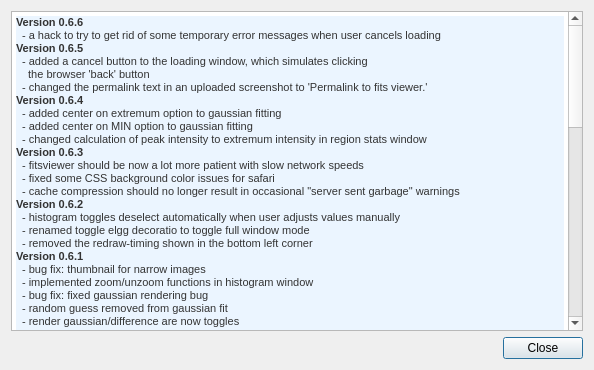
<?xml version="1.0" encoding="UTF-8"?>
<ui version="4.0">
 <class>ChangeLogDialog</class>
 <widget class="QDialog" name="ChangeLogDialog">
  <property name="geometry">
   <rect>
    <x>0</x>
    <y>0</y>
    <width>590</width>
    <height>370</height>
   </rect>
  </property>
  <property name="windowTitle">
   <string>Change Log</string>
  </property>
  <layout class="QVBoxLayout" name="verticalLayout">
   <item>
    <widget class="QTextEdit" name="textEdit">
     <property name="minimumSize">
      <size>
       <width>572</width>
       <height>319</height>
      </size>
     </property>
     <property name="lineWrapMode">
      <enum>QTextEdit::NoWrap</enum>
     </property>
     <property name="readOnly">
      <bool>true</bool>
     </property>
     <property name="html">
      <string>&lt;!DOCTYPE HTML PUBLIC &quot;-//W3C//DTD HTML 4.0//EN&quot; &quot;http://www.w3.org/TR/REC-html40/strict.dtd&quot;&gt;
&lt;html&gt;&lt;head&gt;&lt;meta name=&quot;qrichtext&quot; content=&quot;1&quot; /&gt;&lt;style type=&quot;text/css&quot;&gt;
p, li { white-space: pre-wrap; }
&lt;/style&gt;&lt;/head&gt;&lt;body style=&quot; font-family:'Arial'; font-size:10pt; font-weight:400; font-style:normal;&quot;&gt;
&lt;p style=&quot; margin-top:0px; margin-bottom:0px; margin-left:0px; margin-right:0px; -qt-block-indent:0; text-indent:0px; background-color:#ebf5ff;&quot;&gt;&lt;span style=&quot; font-family:'LiberationMono'; font-size:8pt; font-weight:600; color:#333333;&quot;&gt;Version 0.6.6&lt;/span&gt;&lt;/p&gt;
&lt;p style=&quot; margin-top:0px; margin-bottom:0px; margin-left:0px; margin-right:0px; -qt-block-indent:0; text-indent:0px; background-color:#ebf5ff;&quot;&gt;&lt;span style=&quot; font-family:'LiberationMono'; font-size:8pt; color:#333333;&quot;&gt;  - a hack to try to get rid of some temporary error messages when user cancels loading&lt;/span&gt;&lt;/p&gt;
&lt;p style=&quot; margin-top:0px; margin-bottom:0px; margin-left:0px; margin-right:0px; -qt-block-indent:0; text-indent:0px; background-color:#ebf5ff;&quot;&gt;&lt;span style=&quot; font-family:'LiberationMono'; font-size:8pt; font-weight:600; color:#333333;&quot;&gt;Version 0.6.5&lt;/span&gt;&lt;/p&gt;
&lt;p style=&quot; margin-top:0px; margin-bottom:0px; margin-left:0px; margin-right:0px; -qt-block-indent:0; text-indent:0px; background-color:#ebf5ff;&quot;&gt;&lt;span style=&quot; font-family:'LiberationMono'; font-size:8pt; color:#333333;&quot;&gt;  - added a cancel button to the loading window, which simulates clicking&lt;/span&gt;&lt;/p&gt;
&lt;p style=&quot; margin-top:0px; margin-bottom:0px; margin-left:0px; margin-right:0px; -qt-block-indent:0; text-indent:0px; background-color:#ebf5ff;&quot;&gt;&lt;span style=&quot; font-family:'LiberationMono'; font-size:8pt; color:#333333;&quot;&gt;    the browser 'back' button&lt;/span&gt;&lt;/p&gt;
&lt;p style=&quot; margin-top:0px; margin-bottom:0px; margin-left:0px; margin-right:0px; -qt-block-indent:0; text-indent:0px; background-color:#ebf5ff;&quot;&gt;&lt;span style=&quot; font-family:'LiberationMono'; font-size:8pt; color:#333333;&quot;&gt;  - changed the permalink text in an uploaded screenshot to 'Permalink to fits viewer.'&lt;/span&gt;&lt;/p&gt;
&lt;p style=&quot; margin-top:0px; margin-bottom:0px; margin-left:0px; margin-right:0px; -qt-block-indent:0; text-indent:0px; background-color:#ebf5ff;&quot;&gt;&lt;span style=&quot; font-family:'LiberationMono'; font-size:8pt; font-weight:600; color:#333333;&quot;&gt;Version 0.6.4&lt;/span&gt;&lt;/p&gt;
&lt;p style=&quot; margin-top:0px; margin-bottom:0px; margin-left:0px; margin-right:0px; -qt-block-indent:0; text-indent:0px; background-color:#ebf5ff;&quot;&gt;&lt;span style=&quot; font-family:'LiberationMono'; font-size:8pt; color:#333333;&quot;&gt;  - added center on extremum option to gaussian fitting&lt;/span&gt;&lt;/p&gt;
&lt;p style=&quot; margin-top:0px; margin-bottom:0px; margin-left:0px; margin-right:0px; -qt-block-indent:0; text-indent:0px; background-color:#ebf5ff;&quot;&gt;&lt;span style=&quot; font-family:'LiberationMono'; font-size:8pt; color:#333333;&quot;&gt;  - added center on MIN option to gaussian fitting&lt;/span&gt;&lt;/p&gt;
&lt;p style=&quot; margin-top:0px; margin-bottom:0px; margin-left:0px; margin-right:0px; -qt-block-indent:0; text-indent:0px; background-color:#ebf5ff;&quot;&gt;&lt;span style=&quot; font-family:'LiberationMono'; font-size:8pt; color:#333333;&quot;&gt;  - changed calculation of peak intensity to extremum intensity in region stats window&lt;/span&gt;&lt;/p&gt;
&lt;p style=&quot; margin-top:0px; margin-bottom:0px; margin-left:0px; margin-right:0px; -qt-block-indent:0; text-indent:0px; background-color:#ebf5ff;&quot;&gt;&lt;span style=&quot; font-family:'LiberationMono'; font-size:8pt; font-weight:600; color:#333333;&quot;&gt;Version 0.6.3&lt;/span&gt;&lt;/p&gt;
&lt;p style=&quot; margin-top:0px; margin-bottom:0px; margin-left:0px; margin-right:0px; -qt-block-indent:0; text-indent:0px; background-color:#ebf5ff;&quot;&gt;&lt;span style=&quot; font-family:'LiberationMono'; font-size:8pt; color:#333333;&quot;&gt;  - fitsviewer should be now a lot more patient with slow network speeds&lt;/span&gt;&lt;/p&gt;
&lt;p style=&quot; margin-top:0px; margin-bottom:0px; margin-left:0px; margin-right:0px; -qt-block-indent:0; text-indent:0px; background-color:#ebf5ff;&quot;&gt;&lt;span style=&quot; font-family:'LiberationMono'; font-size:8pt; color:#333333;&quot;&gt;  - fixed some CSS background color issues for safari&lt;/span&gt;&lt;/p&gt;
&lt;p style=&quot; margin-top:0px; margin-bottom:0px; margin-left:0px; margin-right:0px; -qt-block-indent:0; text-indent:0px; background-color:#ebf5ff;&quot;&gt;&lt;span style=&quot; font-family:'LiberationMono'; font-size:8pt; color:#333333;&quot;&gt;  - cache compression should no longer result in occasional &amp;quot;server sent garbage&amp;quot; warnings&lt;/span&gt;&lt;/p&gt;
&lt;p style=&quot; margin-top:0px; margin-bottom:0px; margin-left:0px; margin-right:0px; -qt-block-indent:0; text-indent:0px; background-color:#ebf5ff;&quot;&gt;&lt;span style=&quot; font-family:'LiberationMono'; font-size:8pt; font-weight:600; color:#333333;&quot;&gt;Version 0.6.2&lt;/span&gt;&lt;/p&gt;
&lt;p style=&quot; margin-top:0px; margin-bottom:0px; margin-left:0px; margin-right:0px; -qt-block-indent:0; text-indent:0px; background-color:#ebf5ff;&quot;&gt;&lt;span style=&quot; font-family:'LiberationMono'; font-size:8pt; color:#333333;&quot;&gt;  - histogram toggles deselect automatically when user adjusts values manually&lt;/span&gt;&lt;/p&gt;
&lt;p style=&quot; margin-top:0px; margin-bottom:0px; margin-left:0px; margin-right:0px; -qt-block-indent:0; text-indent:0px; background-color:#ebf5ff;&quot;&gt;&lt;span style=&quot; font-family:'LiberationMono'; font-size:8pt; color:#333333;&quot;&gt;  - renamed toggle elgg decoratio to toggle full window mode&lt;/span&gt;&lt;/p&gt;
&lt;p style=&quot; margin-top:0px; margin-bottom:0px; margin-left:0px; margin-right:0px; -qt-block-indent:0; text-indent:0px; background-color:#ebf5ff;&quot;&gt;&lt;span style=&quot; font-family:'LiberationMono'; font-size:8pt; color:#333333;&quot;&gt;  - removed the redraw-timing shown in the bottom left corner&lt;/span&gt;&lt;/p&gt;
&lt;p style=&quot; margin-top:0px; margin-bottom:0px; margin-left:0px; margin-right:0px; -qt-block-indent:0; text-indent:0px; background-color:#ebf5ff;&quot;&gt;&lt;span style=&quot; font-family:'LiberationMono'; font-size:8pt; font-weight:600; color:#333333;&quot;&gt;Version 0.6.1&lt;/span&gt;&lt;/p&gt;
&lt;p style=&quot; margin-top:0px; margin-bottom:0px; margin-left:0px; margin-right:0px; -qt-block-indent:0; text-indent:0px; background-color:#ebf5ff;&quot;&gt;&lt;span style=&quot; font-family:'LiberationMono'; font-size:8pt; color:#333333;&quot;&gt;  - bug fix: thumbnail for narrow images&lt;/span&gt;&lt;/p&gt;
&lt;p style=&quot; margin-top:0px; margin-bottom:0px; margin-left:0px; margin-right:0px; -qt-block-indent:0; text-indent:0px; background-color:#ebf5ff;&quot;&gt;&lt;span style=&quot; font-family:'LiberationMono'; font-size:8pt; color:#333333;&quot;&gt;  - implemented zoom/unzoom functions in histogram window&lt;/span&gt;&lt;/p&gt;
&lt;p style=&quot; margin-top:0px; margin-bottom:0px; margin-left:0px; margin-right:0px; -qt-block-indent:0; text-indent:0px; background-color:#ebf5ff;&quot;&gt;&lt;span style=&quot; font-family:'LiberationMono'; font-size:8pt; color:#333333;&quot;&gt;  - bug fix: fixed gaussian rendering bug&lt;/span&gt;&lt;/p&gt;
&lt;p style=&quot; margin-top:0px; margin-bottom:0px; margin-left:0px; margin-right:0px; -qt-block-indent:0; text-indent:0px; background-color:#ebf5ff;&quot;&gt;&lt;span style=&quot; font-family:'LiberationMono'; font-size:8pt; color:#333333;&quot;&gt;  - random guess removed from gaussian fit&lt;/span&gt;&lt;/p&gt;
&lt;p style=&quot; margin-top:0px; margin-bottom:0px; margin-left:0px; margin-right:0px; -qt-block-indent:0; text-indent:0px; background-color:#ebf5ff;&quot;&gt;&lt;span style=&quot; font-family:'LiberationMono'; font-size:8pt; color:#333333;&quot;&gt;  - render gaussian/difference are now toggles&lt;/span&gt;&lt;/p&gt;
&lt;p style=&quot; margin-top:0px; margin-bottom:0px; margin-left:0px; margin-right:0px; -qt-block-indent:0; text-indent:0px; background-color:#ebf5ff;&quot;&gt;&lt;span style=&quot; font-family:'LiberationMono'; font-size:8pt; color:#333333;&quot;&gt;  - default initial guess is now center on max in gaussian fit&lt;/span&gt;&lt;/p&gt;
&lt;p style=&quot; margin-top:0px; margin-bottom:0px; margin-left:0px; margin-right:0px; -qt-block-indent:0; text-indent:0px; background-color:#ebf5ff;&quot;&gt;&lt;span style=&quot; font-family:'LiberationMono'; font-size:8pt; color:#333333;&quot;&gt;  - added units to total flux density in stats window&lt;/span&gt;&lt;/p&gt;
&lt;p style=&quot; margin-top:0px; margin-bottom:0px; margin-left:0px; margin-right:0px; -qt-block-indent:0; text-indent:0px; background-color:#ebf5ff;&quot;&gt;&lt;span style=&quot; font-family:'LiberationMono'; font-size:8pt; color:#333333;&quot;&gt;  - sizes of windows should now be identical across browsers/OSs by using embedded fonts&lt;/span&gt;&lt;/p&gt;
&lt;p style=&quot; margin-top:0px; margin-bottom:0px; margin-left:0px; margin-right:0px; -qt-block-indent:0; text-indent:0px; background-color:#ebf5ff;&quot;&gt;&lt;span style=&quot; font-family:'LiberationMono'; font-size:8pt; color:#333333;&quot;&gt;  - changed error to RMS in gaussian window&lt;/span&gt;&lt;/p&gt;
&lt;p style=&quot; margin-top:0px; margin-bottom:0px; margin-left:0px; margin-right:0px; -qt-block-indent:0; text-indent:0px; background-color:#ebf5ff;&quot;&gt;&lt;span style=&quot; font-family:'LiberationMono'; font-size:8pt; color:#333333;&quot;&gt;  - changed formatting of the results in gaussian window&lt;/span&gt;&lt;/p&gt;
&lt;p style=&quot; margin-top:0px; margin-bottom:0px; margin-left:0px; margin-right:0px; -qt-block-indent:0; text-indent:0px; background-color:#ebf5ff;&quot;&gt;&lt;span style=&quot; font-family:'LiberationMono'; font-size:8pt; font-weight:600; color:#333333;&quot;&gt;Version 0.6.0&lt;/span&gt;&lt;/p&gt;
&lt;p style=&quot; margin-top:0px; margin-bottom:0px; margin-left:0px; margin-right:0px; -qt-block-indent:0; text-indent:0px; background-color:#ebf5ff;&quot;&gt;&lt;span style=&quot; font-family:'LiberationMono'; font-size:8pt; color:#333333;&quot;&gt;  - storing data as 2d array instead of 1d, allowing for larger FITS images&lt;/span&gt;&lt;/p&gt;
&lt;p style=&quot; margin-top:0px; margin-bottom:0px; margin-left:0px; margin-right:0px; -qt-block-indent:0; text-indent:0px; background-color:#ebf5ff;&quot;&gt;&lt;span style=&quot; font-family:'LiberationMono'; font-size:8pt; color:#333333;&quot;&gt;  - implemented fits loader, now loading all data as AJAX&lt;/span&gt;&lt;/p&gt;
&lt;p style=&quot; margin-top:0px; margin-bottom:0px; margin-left:0px; margin-right:0px; -qt-block-indent:0; text-indent:0px; background-color:#ebf5ff;&quot;&gt;&lt;span style=&quot; font-family:'LiberationMono'; font-size:8pt; color:#333333;&quot;&gt;  - while loading fits viewer, a thumbnail of the loaded data is displayed&lt;/span&gt;&lt;/p&gt;
&lt;p style=&quot; margin-top:0px; margin-bottom:0px; margin-left:0px; margin-right:0px; -qt-block-indent:0; text-indent:0px; background-color:#ebf5ff;&quot;&gt;&lt;span style=&quot; font-family:'LiberationMono'; font-size:8pt; color:#333333;&quot;&gt;  - thumbnail calculation is now extraordinarily memory-efficient&lt;/span&gt;&lt;/p&gt;
&lt;p style=&quot; margin-top:0px; margin-bottom:0px; margin-left:0px; margin-right:0px; -qt-block-indent:0; text-indent:0px; background-color:#ebf5ff;&quot;&gt;&lt;span style=&quot; font-family:'LiberationMono'; font-size:8pt; color:#333333;&quot;&gt;  - clicking in thumbnail now centers the clicked pixel on the screen&lt;/span&gt;&lt;/p&gt;
&lt;p style=&quot; margin-top:0px; margin-bottom:0px; margin-left:0px; margin-right:0px; -qt-block-indent:0; text-indent:0px; background-color:#ebf5ff;&quot;&gt;&lt;span style=&quot; font-family:'LiberationMono'; font-size:8pt; color:#333333;&quot;&gt;  - dragging in thumbnail now pans the image&lt;/span&gt;&lt;/p&gt;
&lt;p style=&quot; margin-top:0px; margin-bottom:0px; margin-left:0px; margin-right:0px; -qt-block-indent:0; text-indent:0px; background-color:#ebf5ff;&quot;&gt;&lt;span style=&quot; font-family:'LiberationMono'; font-size:8pt; color:#333333;&quot;&gt;  - elgg decoration toggle is now saved as a cookie (last choice is stored)&lt;/span&gt;&lt;/p&gt;
&lt;p style=&quot; margin-top:0px; margin-bottom:0px; margin-left:0px; margin-right:0px; -qt-block-indent:0; text-indent:0px; background-color:#ebf5ff;&quot;&gt;&lt;span style=&quot; font-family:'LiberationMono'; font-size:8pt; color:#333333;&quot;&gt;  - server now stores the JS cache on disk as compressed, resulting in less storage,&lt;/span&gt;&lt;/p&gt;
&lt;p style=&quot; margin-top:0px; margin-bottom:0px; margin-left:0px; margin-right:0px; -qt-block-indent:0; text-indent:0px; background-color:#ebf5ff;&quot;&gt;&lt;span style=&quot; font-family:'LiberationMono'; font-size:8pt; color:#333333;&quot;&gt;    faster loads, less server CPU (since it used to compress this on the fly)&lt;/span&gt;&lt;/p&gt;
&lt;p style=&quot; margin-top:0px; margin-bottom:0px; margin-left:0px; margin-right:0px; -qt-block-indent:0; text-indent:0px; background-color:#ebf5ff;&quot;&gt;&lt;span style=&quot; font-family:'LiberationMono'; font-size:8pt; color:#333333;&quot;&gt;  - more colormap options&lt;/span&gt;&lt;/p&gt;
&lt;p style=&quot; margin-top:0px; margin-bottom:0px; margin-left:0px; margin-right:0px; -qt-block-indent:0; text-indent:0px; background-color:#ebf5ff;&quot;&gt;&lt;span style=&quot; font-family:'LiberationMono'; font-size:8pt; color:#333333;&quot;&gt;  - when new version of fitsviewer is available, browser side caching is circumvented&lt;/span&gt;&lt;/p&gt;
&lt;p style=&quot; margin-top:0px; margin-bottom:0px; margin-left:0px; margin-right:0px; -qt-block-indent:0; text-indent:0px; background-color:#ebf5ff;&quot;&gt;&lt;span style=&quot; font-family:'LiberationMono'; font-size:8pt; color:#333333;&quot;&gt;    so that the new version should always load&lt;/span&gt;&lt;/p&gt;
&lt;p style=&quot; margin-top:0px; margin-bottom:0px; margin-left:0px; margin-right:0px; -qt-block-indent:0; text-indent:0px; background-color:#ebf5ff;&quot;&gt;&lt;span style=&quot; font-family:'LiberationMono'; font-size:8pt; color:#333333;&quot;&gt;  - fixed permalink update in the url so that it does not get saved in browser history&lt;/span&gt;&lt;/p&gt;
&lt;p style=&quot; margin-top:0px; margin-bottom:0px; margin-left:0px; margin-right:0px; -qt-block-indent:0; text-indent:0px; background-color:#ebf5ff;&quot;&gt;&lt;span style=&quot; font-family:'LiberationMono'; font-size:8pt; color:#333333;&quot;&gt;    (works in newest Chrome, FF, Safari, but not in Opera...)&lt;/span&gt;&lt;/p&gt;
&lt;p style=&quot; margin-top:0px; margin-bottom:0px; margin-left:0px; margin-right:0px; -qt-block-indent:0; text-indent:0px; background-color:#ebf5ff;&quot;&gt;&lt;span style=&quot; font-family:'LiberationMono'; font-size:8pt; color:#333333;&quot;&gt;  - optimized histogram/colormap calculation by caching&lt;/span&gt;&lt;/p&gt;
&lt;p style=&quot; margin-top:0px; margin-bottom:0px; margin-left:0px; margin-right:0px; -qt-block-indent:0; text-indent:0px; background-color:#ebf5ff;&quot;&gt;&lt;span style=&quot; font-family:'LiberationMono'; font-size:8pt; color:#333333;&quot;&gt;  - grid labels&lt;/span&gt;&lt;/p&gt;
&lt;p style=&quot; margin-top:0px; margin-bottom:0px; margin-left:0px; margin-right:0px; -qt-block-indent:0; text-indent:0px; background-color:#ebf5ff;&quot;&gt;&lt;span style=&quot; font-family:'LiberationMono'; font-size:8pt; font-weight:600; color:#333333;&quot;&gt;Version 0.4.1.4&lt;/span&gt;&lt;/p&gt;
&lt;p style=&quot; margin-top:0px; margin-bottom:0px; margin-left:0px; margin-right:0px; -qt-block-indent:0; text-indent:0px; background-color:#ebf5ff;&quot;&gt;&lt;span style=&quot; font-family:'LiberationMono'; font-size:8pt; color:#333333;&quot;&gt;  - added permalink to screenshot upload&lt;/span&gt;&lt;/p&gt;
&lt;p style=&quot; margin-top:0px; margin-bottom:0px; margin-left:0px; margin-right:0px; -qt-block-indent:0; text-indent:0px; background-color:#ebf5ff;&quot;&gt;&lt;span style=&quot; font-family:'LiberationMono'; font-size:8pt; color:#333333;&quot;&gt;  - added total flux density calculation to region statistics&lt;/span&gt;&lt;/p&gt;
&lt;p style=&quot; margin-top:0px; margin-bottom:0px; margin-left:0px; margin-right:0px; -qt-block-indent:0; text-indent:0px; background-color:#ebf5ff;&quot;&gt;&lt;span style=&quot; font-family:'LiberationMono'; font-size:8pt; color:#333333;&quot;&gt;  - on server side FITS -&amp;gt; javascript cache computation is lot &lt;/span&gt;&lt;/p&gt;
&lt;p style=&quot; margin-top:0px; margin-bottom:0px; margin-left:0px; margin-right:0px; -qt-block-indent:0; text-indent:0px; background-color:#ebf5ff;&quot;&gt;&lt;span style=&quot; font-family:'LiberationMono'; font-size:8pt; color:#333333;&quot;&gt;    more memory efficient, but slightly slower&lt;/span&gt;&lt;/p&gt;
&lt;p style=&quot; margin-top:0px; margin-bottom:0px; margin-left:0px; margin-right:0px; -qt-block-indent:0; text-indent:0px; background-color:#ebf5ff;&quot;&gt;&lt;span style=&quot; font-family:'LiberationMono'; font-size:8pt; color:#333333;&quot;&gt;  - lot of small UI fixes&lt;/span&gt;&lt;/p&gt;
&lt;p style=&quot; margin-top:0px; margin-bottom:0px; margin-left:0px; margin-right:0px; -qt-block-indent:0; text-indent:0px; background-color:#ebf5ff;&quot;&gt;&lt;span style=&quot; font-family:'LiberationMono'; font-size:8pt; color:#333333;&quot;&gt;  - added functionality to toggle ELGG decorations to minimize &lt;/span&gt;&lt;/p&gt;
&lt;p style=&quot; margin-top:0px; margin-bottom:0px; margin-left:0px; margin-right:0px; -qt-block-indent:0; text-indent:0px; background-color:#ebf5ff;&quot;&gt;&lt;span style=&quot; font-family:'LiberationMono'; font-size:8pt; color:#333333;&quot;&gt;    wasted space on a page&lt;/span&gt;&lt;/p&gt;
&lt;p style=&quot; margin-top:0px; margin-bottom:0px; margin-left:0px; margin-right:0px; -qt-block-indent:0; text-indent:0px; background-color:#ebf5ff;&quot;&gt;&lt;span style=&quot; font-family:'LiberationMono'; font-size:8pt; color:#333333;&quot;&gt;  - redesigned gaussian 2d fitting UI&lt;/span&gt;&lt;/p&gt;
&lt;p style=&quot; margin-top:0px; margin-bottom:0px; margin-left:0px; margin-right:0px; -qt-block-indent:0; text-indent:0px; background-color:#ebf5ff;&quot;&gt;&lt;span style=&quot; font-family:'LiberationMono'; font-size:8pt; color:#333333;&quot;&gt;  - gauss 2d fitting now stops automatically&lt;/span&gt;&lt;/p&gt;
&lt;p style=&quot; margin-top:0px; margin-bottom:0px; margin-left:0px; margin-right:0px; -qt-block-indent:0; text-indent:0px; background-color:#ebf5ff;&quot;&gt;&lt;span style=&quot; font-family:'LiberationMono'; font-size:8pt; color:#333333;&quot;&gt;  - gauss 2d has more rendering options (show/subtract gauss values)&lt;/span&gt;&lt;/p&gt;
&lt;p style=&quot; margin-top:0px; margin-bottom:0px; margin-left:0px; margin-right:0px; -qt-block-indent:0; text-indent:0px; background-color:#ebf5ff;&quot;&gt;&lt;span style=&quot; font-family:'LiberationMono'; font-size:8pt; color:#333333;&quot;&gt;  - if visible area is really tiny, the current location in thumbnail is displayed&lt;/span&gt;&lt;/p&gt;
&lt;p style=&quot; margin-top:0px; margin-bottom:0px; margin-left:0px; margin-right:0px; -qt-block-indent:0; text-indent:0px; background-color:#ebf5ff;&quot;&gt;&lt;span style=&quot; font-family:'LiberationMono'; font-size:8pt; color:#333333;&quot;&gt;    as a cross&lt;/span&gt;&lt;/p&gt;
&lt;p style=&quot; margin-top:0px; margin-bottom:0px; margin-left:0px; margin-right:0px; -qt-block-indent:0; text-indent:0px; background-color:#ebf5ff;&quot;&gt;&lt;span style=&quot; font-family:'LiberationMono'; font-size:8pt; color:#333333;&quot;&gt;  - in gauss 2d fitting, center on center of mass now works on images with&lt;/span&gt;&lt;/p&gt;
&lt;p style=&quot; margin-top:0px; margin-bottom:0px; margin-left:0px; margin-right:0px; -qt-block-indent:0; text-indent:0px; background-color:#ebf5ff;&quot;&gt;&lt;span style=&quot; font-family:'LiberationMono'; font-size:8pt; color:#333333;&quot;&gt;    negative values&lt;/span&gt;&lt;/p&gt;
&lt;p style=&quot; margin-top:0px; margin-bottom:0px; margin-left:0px; margin-right:0px; -qt-block-indent:0; text-indent:0px; background-color:#ebf5ff;&quot;&gt;&lt;span style=&quot; font-family:'LiberationMono'; font-size:8pt; font-weight:600; color:#333333;&quot;&gt;Version 0.4.1.3&lt;/span&gt;&lt;/p&gt;
&lt;p style=&quot; margin-top:0px; margin-bottom:0px; margin-left:0px; margin-right:0px; -qt-block-indent:0; text-indent:0px; background-color:#ebf5ff;&quot;&gt;&lt;span style=&quot; font-family:'LiberationMono'; font-size:8pt; color:#333333;&quot;&gt;  - removed web worker implementation of redraw because it's slow&lt;/span&gt;&lt;/p&gt;
&lt;p style=&quot; margin-top:0px; margin-bottom:0px; margin-left:0px; margin-right:0px; -qt-block-indent:0; text-indent:0px; background-color:#ebf5ff;&quot;&gt;&lt;span style=&quot; font-family:'LiberationMono'; font-size:8pt; color:#333333;&quot;&gt;  - added a thumbnail view&lt;/span&gt;&lt;/p&gt;
&lt;p style=&quot; margin-top:0px; margin-bottom:0px; margin-left:0px; margin-right:0px; -qt-block-indent:0; text-indent:0px; background-color:#ebf5ff;&quot;&gt;&lt;span style=&quot; font-family:'LiberationMono'; font-size:8pt; font-weight:600; color:#333333;&quot;&gt;Version 0.4.1.2&lt;/span&gt;&lt;/p&gt;
&lt;p style=&quot; margin-top:0px; margin-bottom:0px; margin-left:0px; margin-right:0px; -qt-block-indent:0; text-indent:0px; background-color:#ebf5ff;&quot;&gt;&lt;span style=&quot; font-family:'LiberationMono'; font-size:8pt; color:#333333;&quot;&gt;  - optimized web worker to first process data that is visible&lt;/span&gt;&lt;/p&gt;
&lt;p style=&quot; margin-top:0px; margin-bottom:0px; margin-left:0px; margin-right:0px; -qt-block-indent:0; text-indent:0px; background-color:#ebf5ff;&quot;&gt;&lt;span style=&quot; font-family:'LiberationMono'; font-size:8pt; font-weight:600; color:#333333;&quot;&gt;Version 0.4.1.1&lt;/span&gt;&lt;/p&gt;
&lt;p style=&quot; margin-top:0px; margin-bottom:0px; margin-left:0px; margin-right:0px; -qt-block-indent:0; text-indent:0px; background-color:#ebf5ff;&quot;&gt;&lt;span style=&quot; font-family:'LiberationMono'; font-size:8pt; color:#333333;&quot;&gt;  - screenshot window now closes after successful upload&lt;/span&gt;&lt;/p&gt;
&lt;p style=&quot; margin-top:0px; margin-bottom:0px; margin-left:0px; margin-right:0px; -qt-block-indent:0; text-indent:0px; background-color:#ebf5ff;&quot;&gt;&lt;span style=&quot; font-family:'LiberationMono'; font-size:8pt; color:#333333;&quot;&gt;  - screenshots are always uploaded to user's container&lt;/span&gt;&lt;/p&gt;
&lt;p style=&quot; margin-top:0px; margin-bottom:0px; margin-left:0px; margin-right:0px; -qt-block-indent:0; text-indent:0px; background-color:#ebf5ff;&quot;&gt;&lt;span style=&quot; font-family:'LiberationMono'; font-size:8pt; font-weight:600; color:#333333;&quot;&gt;Version 0.4.1&lt;/span&gt;&lt;/p&gt;
&lt;p style=&quot; margin-top:0px; margin-bottom:0px; margin-left:0px; margin-right:0px; -qt-block-indent:0; text-indent:0px; background-color:#ebf5ff;&quot;&gt;&lt;span style=&quot; font-family:'LiberationMono'; font-size:8pt; color:#333333;&quot;&gt;  - implemented uploading of a screenshot to ELGG&lt;/span&gt;&lt;/p&gt;
&lt;p style=&quot; margin-top:0px; margin-bottom:0px; margin-left:0px; margin-right:0px; -qt-block-indent:0; text-indent:0px; background-color:#ebf5ff;&quot;&gt;&lt;span style=&quot; font-family:'LiberationMono'; font-size:8pt; color:#333333;&quot;&gt;  - fixed several bugs with gaussian 2D fitting&lt;/span&gt;&lt;/p&gt;
&lt;p style=&quot; margin-top:0px; margin-bottom:0px; margin-left:0px; margin-right:0px; -qt-block-indent:0; text-indent:0px; background-color:#ebf5ff;&quot;&gt;&lt;span style=&quot; font-family:'LiberationMono'; font-size:8pt; color:#333333;&quot;&gt;  - fixed layout issues with top menus/bottom status bar of fits viewer&lt;/span&gt;&lt;/p&gt;
&lt;p style=&quot; margin-top:0px; margin-bottom:0px; margin-left:0px; margin-right:0px; -qt-block-indent:0; text-indent:0px; background-color:#ebf5ff;&quot;&gt;&lt;span style=&quot; font-family:'LiberationMono'; font-size:8pt; color:#333333;&quot;&gt;  - added option to display pixel grid when zoomed in very far&lt;/span&gt;&lt;/p&gt;
&lt;p style=&quot; margin-top:0px; margin-bottom:0px; margin-left:0px; margin-right:0px; -qt-block-indent:0; text-indent:0px; background-color:#ebf5ff;&quot;&gt;&lt;span style=&quot; font-family:'LiberationMono'; font-size:8pt; color:#333333;&quot;&gt;  - zooming is now possible using ctrl + left mouse button&lt;/span&gt;&lt;/p&gt;
&lt;p style=&quot; margin-top:0px; margin-bottom:0px; margin-left:0px; margin-right:0px; -qt-block-indent:0; text-indent:0px; background-color:#ebf5ff;&quot;&gt;&lt;span style=&quot; font-family:'LiberationMono'; font-size:8pt; color:#333333;&quot;&gt;  - first shot at permalink implementation:&lt;/span&gt;&lt;/p&gt;
&lt;p style=&quot; margin-top:0px; margin-bottom:0px; margin-left:0px; margin-right:0px; -qt-block-indent:0; text-indent:0px; background-color:#ebf5ff;&quot;&gt;&lt;span style=&quot; font-family:'LiberationMono'; font-size:8pt; color:#333333;&quot;&gt;      - currently visible region&lt;/span&gt;&lt;/p&gt;
&lt;p style=&quot; margin-top:0px; margin-bottom:0px; margin-left:0px; margin-right:0px; -qt-block-indent:0; text-indent:0px; background-color:#ebf5ff;&quot;&gt;&lt;span style=&quot; font-family:'LiberationMono'; font-size:8pt; color:#333333;&quot;&gt;      - current selection&lt;/span&gt;&lt;/p&gt;
&lt;p style=&quot; margin-top:0px; margin-bottom:0px; margin-left:0px; margin-right:0px; -qt-block-indent:0; text-indent:0px; background-color:#ebf5ff;&quot;&gt;&lt;span style=&quot; font-family:'LiberationMono'; font-size:8pt; color:#333333;&quot;&gt;      - histogram&lt;/span&gt;&lt;/p&gt;
&lt;p style=&quot; margin-top:0px; margin-bottom:0px; margin-left:0px; margin-right:0px; -qt-block-indent:0; text-indent:0px; background-color:#ebf5ff;&quot;&gt;&lt;span style=&quot; font-family:'LiberationMono'; font-size:8pt; color:#333333;&quot;&gt;      - colormap&lt;/span&gt;&lt;/p&gt;
&lt;p style=&quot; margin-top:0px; margin-bottom:0px; margin-left:0px; margin-right:0px; -qt-block-indent:0; text-indent:0px; background-color:#ebf5ff;&quot;&gt;&lt;span style=&quot; font-family:'LiberationMono'; font-size:8pt; color:#333333;&quot;&gt;  - little more informative loading message at startup&lt;/span&gt;&lt;/p&gt;
&lt;p style=&quot; margin-top:0px; margin-bottom:0px; margin-left:0px; margin-right:0px; -qt-block-indent:0; text-indent:0px; background-color:#ebf5ff;&quot;&gt;&lt;span style=&quot; font-family:'LiberationMono'; font-size:8pt; font-weight:600; color:#333333;&quot;&gt;Version 0.4.0.1&lt;/span&gt;&lt;/p&gt;
&lt;p style=&quot; margin-top:0px; margin-bottom:0px; margin-left:0px; margin-right:0px; -qt-block-indent:0; text-indent:0px; background-color:#ebf5ff;&quot;&gt;&lt;span style=&quot; font-family:'LiberationMono'; font-size:8pt; color:#333333;&quot;&gt;  - implemented 2D gaussian fitting functionality:&lt;/span&gt;&lt;/p&gt;
&lt;p style=&quot; margin-top:0px; margin-bottom:0px; margin-left:0px; margin-right:0px; -qt-block-indent:0; text-indent:0px; background-color:#ebf5ff;&quot;&gt;&lt;span style=&quot; font-family:'LiberationMono'; font-size:8pt; color:#333333;&quot;&gt;      - simulated annealing&lt;/span&gt;&lt;/p&gt;
&lt;p style=&quot; margin-top:0px; margin-bottom:0px; margin-left:0px; margin-right:0px; -qt-block-indent:0; text-indent:0px; background-color:#ebf5ff;&quot;&gt;&lt;span style=&quot; font-family:'LiberationMono'; font-size:8pt; color:#333333;&quot;&gt;      - levenberg/marquardt using forward finite differencing for now&lt;/span&gt;&lt;/p&gt;
&lt;p style=&quot; margin-top:0px; margin-bottom:0px; margin-left:0px; margin-right:0px; -qt-block-indent:0; text-indent:0px; background-color:#ebf5ff;&quot;&gt;&lt;span style=&quot; font-family:'LiberationMono'; font-size:8pt; color:#333333;&quot;&gt;  - changing histogram/colormap now uses a separate thread&lt;/span&gt;&lt;/p&gt;
&lt;p style=&quot; margin-top:0px; margin-bottom:0px; margin-left:0px; margin-right:0px; -qt-block-indent:0; text-indent:0px; background-color:#ebf5ff;&quot;&gt;&lt;span style=&quot; font-family:'LiberationMono'; font-size:8pt; color:#333333;&quot;&gt;      - this makes the interface lot more responsive but firefox has some small issues&lt;/span&gt;&lt;/p&gt;
&lt;p style=&quot; margin-top:0px; margin-bottom:0px; margin-left:0px; margin-right:0px; -qt-block-indent:0; text-indent:0px; background-color:#ebf5ff;&quot;&gt;&lt;span style=&quot; font-family:'LiberationMono'; font-size:8pt; color:#333333;&quot;&gt;  - re-uploaded files now work (fixed JS cache regeneration)&lt;/span&gt;&lt;/p&gt;
&lt;p style=&quot; margin-top:0px; margin-bottom:0px; margin-left:0px; margin-right:0px; -qt-block-indent:0; text-indent:0px; background-color:#ebf5ff;&quot;&gt;&lt;span style=&quot; font-family:'LiberationMono'; font-size:8pt; color:#333333;&quot;&gt;  - added flashing logo with fitsviewer version and link to cyberska portal&lt;/span&gt;&lt;/p&gt;
&lt;p style=&quot; margin-top:0px; margin-bottom:0px; margin-left:0px; margin-right:0px; -qt-block-indent:0; text-indent:0px; background-color:#ebf5ff;&quot;&gt;&lt;span style=&quot; font-family:'LiberationMono'; font-size:8pt; color:#333333;&quot;&gt;  - fixed 'zoom to selection' so that it no longer clips&lt;/span&gt;&lt;/p&gt;
&lt;p style=&quot; margin-top:0px; margin-bottom:0px; margin-left:0px; margin-right:0px; -qt-block-indent:0; text-indent:0px; background-color:#ebf5ff;&quot;&gt;&lt;span style=&quot; font-family:'LiberationMono'; font-size:8pt; font-weight:600; color:#333333;&quot;&gt;Version 0.4.0&lt;/span&gt;&lt;/p&gt;
&lt;p style=&quot; margin-top:0px; margin-bottom:0px; margin-left:0px; margin-right:0px; -qt-block-indent:0; text-indent:0px; background-color:#ebf5ff;&quot;&gt;&lt;span style=&quot; font-family:'LiberationMono'; font-size:8pt; color:#333333;&quot;&gt;  - added max - background calculation to region statistics&lt;/span&gt;&lt;/p&gt;
&lt;p style=&quot; margin-top:0px; margin-bottom:0px; margin-left:0px; margin-right:0px; -qt-block-indent:0; text-indent:0px; background-color:#ebf5ff;&quot;&gt;&lt;span style=&quot; font-family:'LiberationMono'; font-size:8pt; font-weight:600; color:#333333;&quot;&gt;Version 0.2.2.16&lt;/span&gt;&lt;/p&gt;
&lt;p style=&quot; margin-top:0px; margin-bottom:0px; margin-left:0px; margin-right:0px; -qt-block-indent:0; text-indent:0px; background-color:#ebf5ff;&quot;&gt;&lt;span style=&quot; font-family:'LiberationMono'; font-size:8pt; color:#333333;&quot;&gt;  - added background corrected sum to region statistics&lt;/span&gt;&lt;/p&gt;
&lt;p style=&quot; margin-top:0px; margin-bottom:0px; margin-left:0px; margin-right:0px; -qt-block-indent:0; text-indent:0px; background-color:#ebf5ff;&quot;&gt;&lt;span style=&quot; font-family:'LiberationMono'; font-size:8pt; color:#333333;&quot;&gt;  - grid is now clipped to the image&lt;/span&gt;&lt;/p&gt;
&lt;p style=&quot; margin-top:0px; margin-bottom:0px; margin-left:0px; margin-right:0px; -qt-block-indent:0; text-indent:0px; background-color:#ebf5ff;&quot;&gt;&lt;span style=&quot; font-family:'LiberationMono'; font-size:8pt; font-weight:600; color:#333333;&quot;&gt;Version 0.2.2.15&lt;/span&gt;&lt;/p&gt;
&lt;p style=&quot; margin-top:0px; margin-bottom:0px; margin-left:0px; margin-right:0px; -qt-block-indent:0; text-indent:0px; background-color:#ebf5ff;&quot;&gt;&lt;span style=&quot; font-family:'LiberationMono'; font-size:8pt; color:#333333;&quot;&gt;  - more fixes to the grid&lt;/span&gt;&lt;/p&gt;
&lt;p style=&quot; margin-top:0px; margin-bottom:0px; margin-left:0px; margin-right:0px; -qt-block-indent:0; text-indent:0px; background-color:#ebf5ff;&quot;&gt;&lt;span style=&quot; font-family:'LiberationMono'; font-size:8pt; color:#333333;&quot;&gt;  - added SUM to region statistics&lt;/span&gt;&lt;/p&gt;
&lt;p style=&quot; margin-top:0px; margin-bottom:0px; margin-left:0px; margin-right:0px; -qt-block-indent:0; text-indent:0px; background-color:#ebf5ff;&quot;&gt;&lt;span style=&quot; font-family:'LiberationMono'; font-size:8pt; font-weight:600; color:#333333;&quot;&gt;Version 0.2.2.14&lt;/span&gt;&lt;/p&gt;
&lt;p style=&quot; margin-top:0px; margin-bottom:0px; margin-left:0px; margin-right:0px; -qt-block-indent:0; text-indent:0px; background-color:#ebf5ff;&quot;&gt;&lt;span style=&quot; font-family:'LiberationMono'; font-size:8pt; color:#333333;&quot;&gt;  - small fixes to the region stats window&lt;/span&gt;&lt;/p&gt;
&lt;p style=&quot; margin-top:0px; margin-bottom:0px; margin-left:0px; margin-right:0px; -qt-block-indent:0; text-indent:0px; background-color:#ebf5ff;&quot;&gt;&lt;span style=&quot; font-family:'LiberationMono'; font-size:8pt; font-weight:600; color:#333333;&quot;&gt;Version 0.2.2.13&lt;/span&gt;&lt;/p&gt;
&lt;p style=&quot; margin-top:0px; margin-bottom:0px; margin-left:0px; margin-right:0px; -qt-block-indent:0; text-indent:0px; background-color:#ebf5ff;&quot;&gt;&lt;span style=&quot; font-family:'LiberationMono'; font-size:8pt; color:#333333;&quot;&gt;  - region statistics implemented&lt;/span&gt;&lt;/p&gt;
&lt;p style=&quot; margin-top:0px; margin-bottom:0px; margin-left:0px; margin-right:0px; -qt-block-indent:0; text-indent:0px; background-color:#ebf5ff;&quot;&gt;&lt;span style=&quot; font-family:'LiberationMono'; font-size:8pt; color:#333333;&quot;&gt;  - more grid drawing bug fixes, still work in progress&lt;/span&gt;&lt;/p&gt;
&lt;p style=&quot; margin-top:0px; margin-bottom:0px; margin-left:0px; margin-right:0px; -qt-block-indent:0; text-indent:0px; background-color:#ebf5ff;&quot;&gt;&lt;span style=&quot; font-family:'LiberationMono'; font-size:8pt; color:#333333;&quot;&gt;  - initial attempts at some rudimentary support for iPad, not working yet.&lt;/span&gt;&lt;/p&gt;
&lt;p style=&quot;-qt-paragraph-type:empty; margin-top:0px; margin-bottom:0px; margin-left:0px; margin-right:0px; -qt-block-indent:0; text-indent:0px; font-size:8pt;&quot;&gt;&lt;/p&gt;&lt;/body&gt;&lt;/html&gt;</string>
     </property>
    </widget>
   </item>
   <item>
    <widget class="QDialogButtonBox" name="buttonBox">
     <property name="orientation">
      <enum>Qt::Horizontal</enum>
     </property>
     <property name="standardButtons">
      <set>QDialogButtonBox::Close</set>
     </property>
    </widget>
   </item>
  </layout>
 </widget>
 <resources/>
 <connections>
  <connection>
   <sender>buttonBox</sender>
   <signal>accepted()</signal>
   <receiver>ChangeLogDialog</receiver>
   <slot>accept()</slot>
   <hints>
    <hint type="sourcelabel">
     <x>248</x>
     <y>254</y>
    </hint>
    <hint type="destinationlabel">
     <x>157</x>
     <y>274</y>
    </hint>
   </hints>
  </connection>
  <connection>
   <sender>buttonBox</sender>
   <signal>rejected()</signal>
   <receiver>ChangeLogDialog</receiver>
   <slot>reject()</slot>
   <hints>
    <hint type="sourcelabel">
     <x>316</x>
     <y>260</y>
    </hint>
    <hint type="destinationlabel">
     <x>286</x>
     <y>274</y>
    </hint>
   </hints>
  </connection>
 </connections>
</ui>
